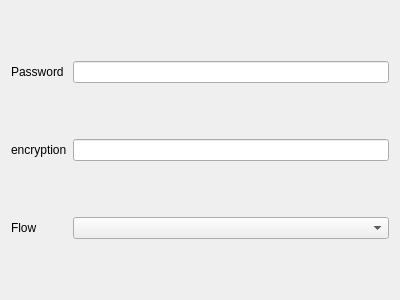
<?xml version="1.0" encoding="UTF-8"?>
<ui version="4.0">
 <class>EditTrojanVLESS</class>
 <widget class="QWidget" name="EditTrojanVLESS">
  <property name="geometry">
   <rect>
    <x>0</x>
    <y>0</y>
    <width>400</width>
    <height>300</height>
   </rect>
  </property>
  <property name="windowTitle">
   <string notr="true"/>
  </property>
  <property name="toolTip">
   <string>Can be set in the feature.</string>
  </property>
  <property name="locale">
   <locale language="English" country="UnitedStates"/>
  </property>
  <layout class="QGridLayout" name="gridLayout">
   <item row="2" column="0">
    <widget class="QLabel" name="flow_l">
     <property name="text">
      <string notr="true">Flow</string>
     </property>
    </widget>
   </item>
   <item row="2" column="1">
    <widget class="QComboBox" name="flow">
     <item>
      <property name="text">
       <string notr="true"/>
      </property>
     </item>
    </widget>
   </item>
   <item row="0" column="0">
    <widget class="QLabel" name="label">
     <property name="text">
      <string>Password</string>
     </property>
    </widget>
   </item>
   <item row="0" column="1">
    <widget class="MyLineEdit" name="password"/>
   </item>
   <item row="1" column="0">
    <widget class="QLabel" name="encryption_l">
     <property name="text">
      <string>encryption</string>
     </property>
    </widget>
   </item>
   <item row="1" column="1">
    <widget class="QLineEdit" name="encryption"/>
   </item>
  </layout>
 </widget>
 <customwidgets>
  <customwidget>
   <class>MyLineEdit</class>
   <extends>QLineEdit</extends>
   <header>ui/widget/MyLineEdit.h</header>
  </customwidget>
 </customwidgets>
 <resources/>
 <connections/>
</ui>
